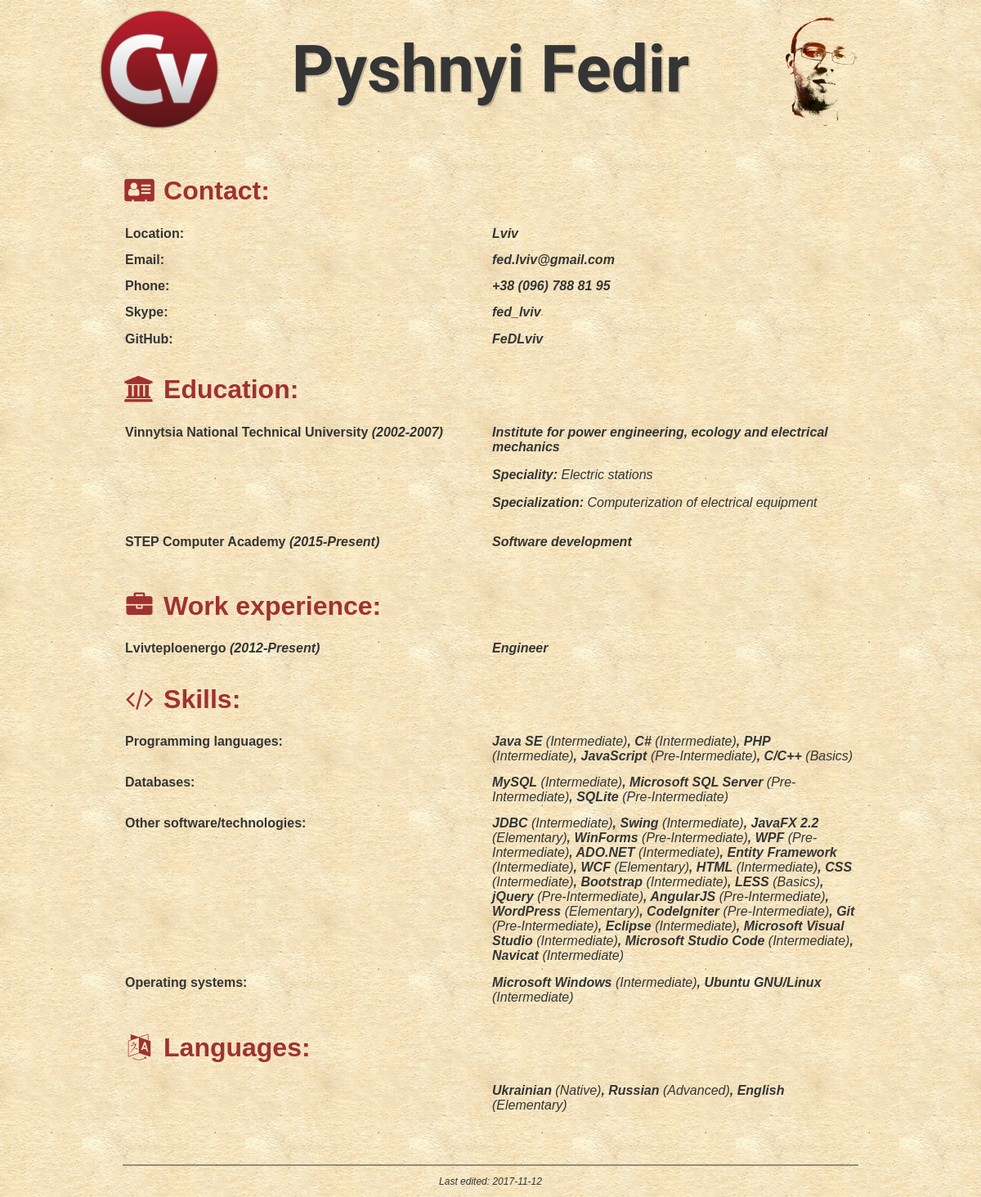
The page / on the database its author committed.
### tables this page shows
CREATE TABLE `education` (
  `id` int(10) UNSIGNED NOT NULL,
  `institute` varchar(100) NOT NULL,
  `title` varchar(100) NOT NULL,
  `speciality` varchar(100) DEFAULT NULL,
  `specialization` varchar(100) DEFAULT NULL,
  `start` date NOT NULL,
  `stop` date DEFAULT NULL,
  `dateChange` timestamp NOT NULL DEFAULT CURRENT_TIMESTAMP ON UPDATE CURRENT_TIMESTAMP
);

CREATE TABLE `work` (
  `id` int(10) UNSIGNED NOT NULL,
  `organisation` varchar(100) NOT NULL,
  `position` varchar(100) NOT NULL,
  `start` date NOT NULL,
  `stop` date DEFAULT NULL,
  `dateChange` timestamp NOT NULL DEFAULT CURRENT_TIMESTAMP ON UPDATE CURRENT_TIMESTAMP
);

CREATE TABLE `skill` (
  `id` int(10) UNSIGNED NOT NULL,
  `type` enum('os','technologie','database','language') NOT NULL,
  `name` varchar(100) NOT NULL,
  `level` enum('Advanced','Upper-Intermediate','Intermediate','Pre-Intermediate','Elementary','Basics') NOT NULL,
  `dateChange` timestamp NOT NULL DEFAULT CURRENT_TIMESTAMP ON UPDATE CURRENT_TIMESTAMP
);

CREATE TABLE `language` (
  `id` int(10) UNSIGNED NOT NULL,
  `name` varchar(100) NOT NULL,
  `level` enum('Native','Advanced','Upper-Intermediate','Intermediate','Pre-Intermediate','Elementary') NOT NULL,
  `dateChange` timestamp NOT NULL DEFAULT CURRENT_TIMESTAMP ON UPDATE CURRENT_TIMESTAMP
);

### application/controllers/Main.php (called while the page is built, shortened)
<?php
class Main extends CI_Controller
{
    public function index()
    {
        $data = [];
        $this->_add_settings($data);
        $data['contacts'] = $this->main_model->get_contacts();
        $data['education'] = $this->_rendererData($this->main_model->get_education());
        $data['works'] = $this->_rendererData($this->main_model->get_works());
        $data['skills'] = $this->_groupSkills($this->main_model->get_skills());
        $data['languages'] = $this->_rendererData($this->main_model->get_languages());
        $this->load->view('main_view', $data);
    }
    private function _rendererData($data)
    {
        return $data;
    }
    private function _groupSkills($data)
    {
        $result = [];
        foreach ($data as $row) {
            $result[$row['type']][] = [
                'name' => $row['name'],
                'level' =>  $row['level']
            ];
        }
        return $result;
    }
}

### index.php (called while the page is built, shortened)
<?php
require_once BASEPATH.'core/CodeIgniter.php';

### application/models/Main_model.php (called while the page is built, shortened)
<?php
class Main_model extends CI_Model
{
    public function get_education()
    {
        $query = $this->db->query('SELECT * FROM education ORDER BY start;');
        return $query->result_array();
    }
    public function get_works()
    {
        $query = $this->db->query('SELECT * FROM work ORDER BY start;');
        return $query->result_array();
    }
    public function get_skills()
    {
        $query = $this->db->query('SELECT * FROM skill ORDER BY FIELD(type, "os", "technologie", "database", "language") DESC, type, id;');
        return $query->result_array();
    }
    public function get_languages()
    {
        $query = $this->db->query('SELECT * FROM language ORDER BY level;');
        return $query->result_array();
    }
}

### application/views/main_view.php (the view, shortened to what this page needs)
<!DOCTYPE html>
<html lang="en">
<head>
    <link rel="stylesheet" href="<?= base_url(); ?>css/normalize.css" type="text/css">
    <link rel="stylesheet" href="<?= base_url(); ?>css/font-awesome.min.css" type="text/css">
    <link rel="stylesheet" href="<?= base_url(); ?>css/style.min.css" type="text/css">
</head>
<body>
    <div id="wrapper">
        <header id="header">
            <div id="logo" data-tooltip="Download CV">
                <a href="<?= $CV_path ?>" download><img src="images/logo.png" alt=""></a>
            </div>
            <div id="photo">
                <img src="<?= $photo_path ?>" alt="">
            </div>
            <div id="name">
                <?= $title ?>
            </div>
        </header>
        <main id="content">
            <?php if (count($contacts)) :?>
                <h1><i class="fa fa-address-card fa-fw" aria-hidden="true"></i>&nbsp;Contact:</h1>
                <table>
                    <?php foreach ($contacts as $key => $val) :?>
                        <tr>
                            <td><?= $key ?>:</td>
                            <?php switch ($key) :
                                case 'Email':
                                            ?>
                                <td><a href="mailto:<?= $val ?>?subject=CV"><?= $val ?></a></td>
                            <?php
                                          break; ?>
                            <?php case 'Phone':
                                            ?>
                                <td id="telephone"><?= $val ?></td>
                            <?php
                                          break; ?>
                            <?php case 'GitHub':
                                            ?>
                                <td><a href="<?= $val ?>" target="_blank"><?= basename($val) ?></a></td>
                            <?php
                                          break; ?>
                            <?php default:
                                            ?>
                                <td><?= $val ?></td>
                            <?php
                                          break; ?>
                            <?php endswitch; ?>
                        </tr>
                    <?php endforeach; ?>
                </table>
            <?php endif; ?>
            <?php if (count($education)) :?>
                <h1><i class="fa fa-university fa-fw" aria-hidden="true"></i>&nbsp;Education:</h1>
                <table>
                    <?php foreach ($education as $row) :?>
                        <tr>
                            <td><?= $row['institute'] ?> <span class="font-date">(<?= $row['start'] ?>-<?= $row['stop'] ?>)</span></td>
                            <td>
                                <ul>
                                    <li><?= $row['title'] ?></li>
                                    <?php if (isset($row['speciality'])) :?>
                                        <li>Speciality: <span class="font-comment"><?= $row['speciality'] ?></span></li>
                                    <?php endif; ?>
                                    <?php if (isset($row['specialization'])) :?>
                                        <li>Specialization: <span class="font-comment"><?= $row['specialization'] ?></span></li>
                                    <?php endif; ?>
                                </ul>
                            </td>
                        </tr>
                    <?php endforeach; ?>
                </table>
            <?php endif; ?>
            <?php if (count($works)) :?>
                <h1><i class="fa fa-briefcase fa-fw" aria-hidden="true"></i>&nbsp;Work experience:</h1>
                <table>
                    <?php foreach ($works as $row) :?>
                        <tr>
                            <td><?= $row['organisation'] ?> <span class="font-date">(<?= $row['start'] ?>-<?= $row['stop'] ?>)</span></td>
                            <td><?= $row['position'] ?></li></td>
                        </tr>
                    <?php endforeach; ?>
                </table>
            <?php endif; ?>
            <?php if (count($skills)) :?>
                <h1><i class="fa fa-code fa-fw" aria-hidden="true"></i>&nbsp;Skills:</h1>
                <table>
                    <?php if (isset($skills['language'])) :?>
                        <tr>
                            <td>Programming languages:</td>
                            <td>
                                <?php foreach ($skills['language'] as $row) :?>
                                    <?= $row['name'] ?><span class="font-comment"> (<?= $row['level'] ?>)</span><?php if (end($skills['language']) !== $row) :
?>,<?php
endif; ?>
                                <?php endforeach; ?>
                            </td>
                        </tr>
                    <?php endif; ?>
                    <?php if (isset($skills['database'])) :?>
                        <tr>
                            <td>Databases:</td>
                            <td>
                                <?php foreach ($skills['database'] as $row) :?>
                                    <?= $row['name'] ?><span class="font-comment"> (<?= $row['level'] ?>)</span><?php if (end($skills['database']) !== $row) :
?>,<?php
endif; ?>
                                <?php endforeach; ?>
                            </td>
                        </tr>
                    <?php endif; ?>
                    <?php if (isset($skills['technologie'])) :?>
                        <tr>
                            <td>Other software/technologies:</td>
                            <td>
                                <?php foreach ($skills['technologie'] as $row) :?>
                                    <?= $row['name'] ?><span class="font-comment"> (<?= $row['level'] ?>)</span><?php if (end($skills['technologie']) !== $row) :
?>,<?php
endif; ?>
                                <?php endforeach; ?>
                            </td>
                        </tr>
                    <?php endif; ?>
                    <?php if (isset($skills['os'])) :?>
                        <tr>
                            <td>Operating systems:</td>
                            <td>
                                <?php foreach ($skills['os'] as $row) :?>
                                    <?= $row['name'] ?><span class="font-comment"> (<?= $row['level'] ?>)</span><?php if (end($skills['os']) !== $row) :
?>,<?php
endif; ?>
                                <?php endforeach; ?>
                            </td>
                        </tr>
                    <?php endif; ?>
                </table>
            <?php endif; ?>
            <?php if (count($languages)) :?>
                <h1><i class="fa fa-language fa-fw" aria-hidden="true"></i>&nbsp;Languages:</h1>
                <table>
                    <tr>
                        <td></td>
                        <td>
                            <?php foreach ($languages as $row) :?>
                                <?= $row['name'] ?><span class="font-comment"> (<?= $row['level'] ?>)</span><?php if (end($languages) !== $row) :
?>,<?php
endif; ?>
                            <?php endforeach; ?>
                        </td>
                    </tr>
                </table>
            <?php endif; ?>
        </main>
        <footer id="footer">
            <p data-tooltip="Only HTML, CSS, JS">Last edited: <?= $last_change ?></p>
        </footer>
    </div>
</body>
</html>

### rows shown on the page
education: institute "Vinnytsia National Technical University", start "2002", stop "2007", title "Institute for power engineering, ecology and electrical mechanics", speciality "Electric stations", specialization "Computerization of electrical equipment"
education: institute "STEP Computer Academy", start "2015", stop "Present", title "Software development"
work: organisation "Lvivteploenergo", start "2012", stop "Present", position "Engineer"
skill: name "Java SE", level "Intermediate"
skill: name "C#", level "Intermediate"
skill: name "PHP", level "Intermediate"
skill: name "JavaScript", level "Pre-Intermediate"
skill: name "C/C++", level "Basics"
skill: name "MySQL", level "Intermediate"
skill: name "Microsoft SQL Server", level "Pre-Intermediate"
skill: name "SQLite", level "Pre-Intermediate"
skill: name "JDBC", level "Intermediate"
skill: name "Swing", level "Intermediate"
skill: name "JavaFX 2.2", level "Elementary"
skill: name "WinForms", level "Pre-Intermediate"
skill: name "WPF", level "Pre-Intermediate"
skill: name "ADO.NET", level "Intermediate"
skill: name "Entity Framework", level "Intermediate"
skill: name "WCF", level "Elementary"
skill: name "HTML", level "Intermediate"
skill: name "CSS", level "Intermediate"
skill: name "Bootstrap", level "Intermediate"
skill: name "LESS", level "Basics"
skill: name "jQuery", level "Pre-Intermediate"
skill: name "AngularJS", level "Pre-Intermediate"
skill: name "WordPress", level "Elementary"
skill: name "CodeIgniter", level "Pre-Intermediate"
skill: name "Git", level "Pre-Intermediate"
skill: name "Eclipse", level "Intermediate"
skill: name "Microsoft Visual Studio", level "Intermediate"
skill: name "Microsoft Studio Code", level "Intermediate"
skill: name "Navicat", level "Intermediate"
skill: name "Microsoft Windows", level "Intermediate"
skill: name "Ubuntu GNU/Linux", level "Intermediate"
language: name "Ukrainian", level "Native"
language: name "Russian", level "Advanced"
language: name "English", level "Elementary"

### other values the page prints
$title "Pyshnyi Fedir"
$key "Location"
$val "Lviv"
$key "Email"
$val "fed.lviv@gmail.com"
$key "Phone"
$val "+38 (096) 788 81 95"
$key "Skype"
$val "fed_lviv"
$key "GitHub"
basename($val) "FeDLviv"
$last_change "2017-11-12"
